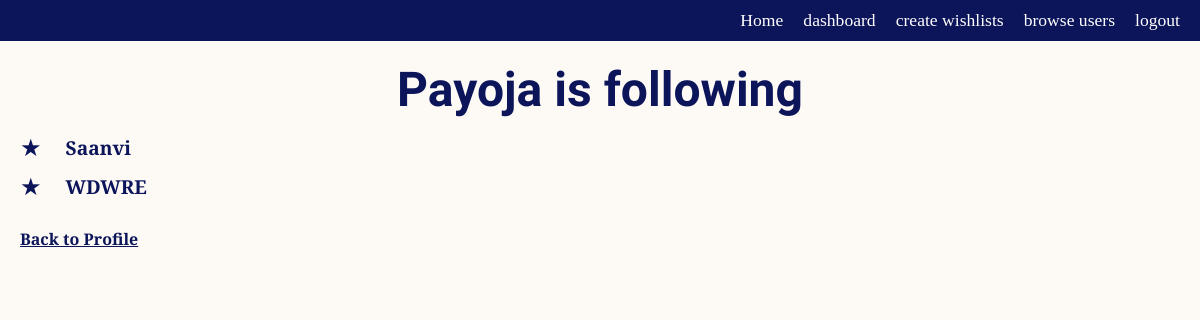
The page /profile/Payoja/following on the database its author committed.
### models.py (models this page shows, shortened)
class User(db.Model, UserMixin):
    __tablename__ = 'user'
    id = db.Column(db.Integer, primary_key=True)
    username = db.Column(db.String(100), unique=True, nullable=False)
    email = db.Column(db.String(120), unique=True, nullable=False)
    password_hash = db.Column(db.String(200), nullable=False)
    wishlists = db.relationship('Wishlist', backref='user', lazy=True)
    followed = db.relationship(
        'User', secondary=followers,
        primaryjoin=(followers.c.follower_id == id),
        secondaryjoin=(followers.c.followed_id == id),
        backref=db.backref('followers', lazy='dynamic'), lazy='dynamic'
    )

### app.py (the view)
@app.route('/profile/<username>/following')
def view_following(username):
    user = User.query.filter_by(username=username).first_or_404()
    following_list = user.followed.all()
    return render_template('following_list.html', user=user, following_list=following_list)

### templates/following_list.html (shortened to what this page needs)
{% extends "base.html" %}
{% block content %}
<h1>{{ user.username }} is following</h1>
<ul class="user-list">
  {% for followed_user in following_list %}
    <li class="user-item">
      <a
        href="{{ url_for('profile', username=followed_user.username) }}"
        class="username-link"
      >
        {{ followed_user.username }}
      </a>
    </li>
  {% endfor %}
</ul>
<p>
  <a
    href="{{ url_for('profile', username=user.username) }}"
    class="custom-link"
  >
    Back to Profile
  </a>
</p>
{% endblock %}

### templates/base.html (shortened to what this page needs)
<!DOCTYPE html>
<html lang="en">
<head>
  <link rel="stylesheet" href="{{ url_for('static', filename='css/base.css') }}">
</head>
<body>
  <header class="navbar">
    <a href="{{ url_for('profile', username=current_user.username) }}">Home</a>
    <a href="{{ url_for('dashboard') }}">dashboard</a>
    <a href="{{ url_for('view_wishlists') }}">create wishlists</a>
    <a href="{{ url_for('browse_users') }}">browse users</a>
    <a href="{{ url_for('logout') }}">logout</a>
  </header>
  <main>
    {% block content %}{% endblock %}
  </main>
</body>
</html>

### static/css/base.css (style rules this page uses)
* { margin: 0; padding: 0; box-sizing: border-box; }
body { background: #FDFAF6; font-family: 'Playfair Display', serif; color: #0C1559; min-height: 100vh; display: flex; flex-direction: column; }
header.navbar { background: #0C1559; display: flex; align-items: center; justify-content: flex-end; padding: 10px 20px; }
header.navbar a { text-decoration: none; color: #fff; margin-left: 20px; font-size: 1.1em; }
main { flex: 1; padding: 20px; }
h1 { font-family: 'Dawning of a New Day', cursive; font-weight: 700; font-size: 3rem; text-align: center; }
a.custom-link { color: #0C1559; text-decoration: underline; font-weight: bold; }
.user-list { list-style: none; margin: 1rem auto; padding: 0; display: inline-block; text-align: left; }
.user-item { display: flex; align-items: center; gap: 1rem; margin-bottom: 0.75rem; font-size: 1.1rem; }
.user-item::before { content: "★"; color: #0C1559; margin-right: 0.5rem; font-size: 1.5rem; line-height: 1; }
.username-link { font-size: 1.2rem; font-weight: bold; color: #0C1559; text-decoration: none; }

### rows shown on the page
User: username "Payoja"
User: username "Saanvi"
User: username "WDWRE"
